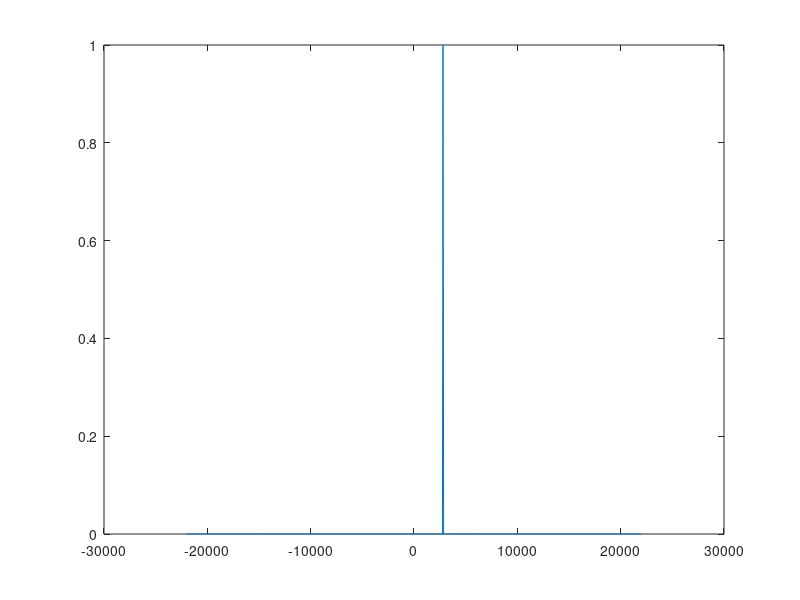

The MATLAB source for this figure:
%DFT
f_c = 44100;
sinc = 1/f_c;
window_size = 777;
bin_size = f_c/window_size;
f = [-f_c/2:bin_size:f_c/2 - bin_size];
freq = f(50 + round(window_size/2));
w = freq*2*pi;
dur = window_size*sinc;
t = [-dur/2:sinc:dur/2 - sinc];
y = exp(i*w*t);
output = zeros(size(f));
for k = 1:window_size
	anal = exp(-i*f(k)*2*pi*t);
	y_anal = y.*anal;
	f_sum = sum(y_anal);
	output(k) = f_sum;
end
plot(f, abs(output)/window_size)